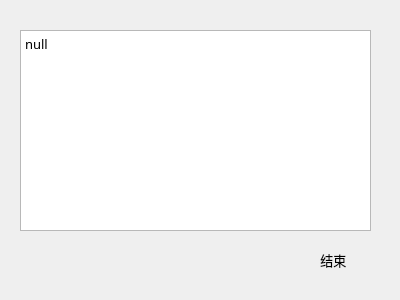
<?xml version="1.0" encoding="UTF-8"?>
<ui version="4.0">
 <class>Version</class>
 <widget class="QDialog" name="Version">
  <property name="geometry">
   <rect>
    <x>0</x>
    <y>0</y>
    <width>400</width>
    <height>300</height>
   </rect>
  </property>
  <property name="minimumSize">
   <size>
    <width>400</width>
    <height>300</height>
   </size>
  </property>
  <property name="maximumSize">
   <size>
    <width>400</width>
    <height>300</height>
   </size>
  </property>
  <property name="font">
   <font>
    <family>微软雅黑</family>
    <pointsize>10</pointsize>
   </font>
  </property>
  <property name="windowTitle">
   <string>Version INFO</string>
  </property>
  <property name="windowIcon">
   <iconset resource="resources.qrc">
    <normaloff>:/icon/Resources/icon.png</normaloff>:/icon/Resources/icon.png</iconset>
  </property>
  <widget class="QPushButton" name="pushButton">
   <property name="geometry">
    <rect>
     <x>290</x>
     <y>240</y>
     <width>80</width>
     <height>40</height>
    </rect>
   </property>
   <property name="minimumSize">
    <size>
     <width>80</width>
     <height>40</height>
    </size>
   </property>
   <property name="maximumSize">
    <size>
     <width>80</width>
     <height>40</height>
    </size>
   </property>
   <property name="text">
    <string>  结束</string>
   </property>
   <property name="icon">
    <iconset resource="resources.qrc">
     <normaloff>:/icon/Resources/close.png</normaloff>:/icon/Resources/close.png</iconset>
   </property>
   <property name="flat">
    <bool>true</bool>
   </property>
  </widget>
  <widget class="QPlainTextEdit" name="plainTextEdit">
   <property name="geometry">
    <rect>
     <x>20</x>
     <y>30</y>
     <width>351</width>
     <height>201</height>
    </rect>
   </property>
   <property name="readOnly">
    <bool>true</bool>
   </property>
   <property name="plainText">
    <string>null</string>
   </property>
  </widget>
 </widget>
 <resources>
  <include location="resources.qrc"/>
 </resources>
 <connections>
  <connection>
   <sender>pushButton</sender>
   <signal>clicked()</signal>
   <receiver>Version</receiver>
   <slot>close()</slot>
   <hints>
    <hint type="sourcelabel">
     <x>339</x>
     <y>469</y>
    </hint>
    <hint type="destinationlabel">
     <x>199</x>
     <y>249</y>
    </hint>
   </hints>
  </connection>
 </connections>
</ui>
